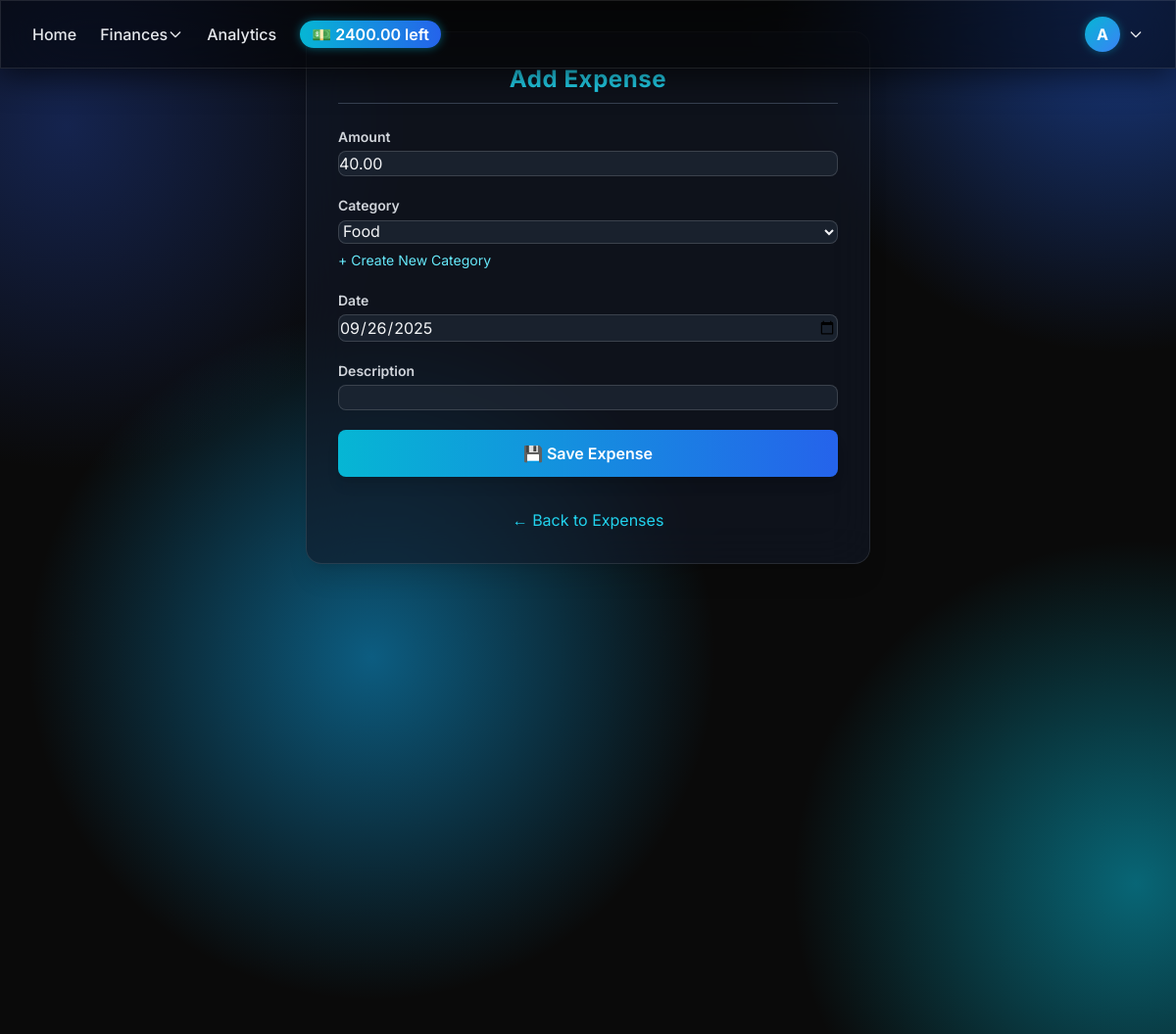
Page /expenses/edit/9/ (signed in) on the committed database.
### expenses/models.py (models this page shows)
class Expense(models.Model):
    user = models.ForeignKey(User, on_delete=models.CASCADE)
    amount = models.DecimalField(max_digits=10, decimal_places=2)
    category = models.ForeignKey(Category, on_delete=models.SET_NULL, null=True)
    date = models.DateField()
    description = models.CharField(max_length=255, blank=True)

### expenses/views.py (the view)
# urls.py: path('edit/<int:pk>/', views.expense_edit, name='expense_edit'),
@login_required
def expense_edit(request, pk):
    expense = get_object_or_404(Expense, pk=pk, user=request.user)
    if request.method == 'POST':
        form = ExpenseForm(request.POST, instance=expense)
        if form.is_valid():
            form.save()
            return redirect('expense_list')
    else:
        form = ExpenseForm(instance=expense)
    return render(request, 'expenses/expense_form.html', {'form': form})

### expenses/forms.py
class ExpenseForm(forms.ModelForm):
    class Meta:
        model = Expense
        fields = ['amount', 'category', 'date', 'description']
        widgets = {'date': forms.DateInput(attrs={'type': 'date'})}
    def __init__(self, *args, **kwargs):
        user = kwargs.pop('user', None)
        super().__init__(*args, **kwargs)
        if user:
            self.fields['category'].queryset = Category.objects.filter(models.Q(user=user) | models.Q(user__isnull=True))

### expenses/context_processors.py (called while the page is built)
def user_budget(request):
    if not request.user.is_authenticated:
        return {}
    try:
        budget = Budget.objects.get(user=request.user)
        budget_amount = budget.amount
        today = date.today()
        spent = Expense.objects.filter(
            user=request.user, date__year=today.year, date__month=today.month
        ).aggregate(Sum("amount"))["amount__sum"] or 0
        remaining = budget_amount - spent
    except Budget.DoesNotExist:
        budget_amount = None
        spent = None
        remaining = None
    return {
        "navbar_budget": budget_amount,
        "navbar_budget_spent": spent,
        "navbar_budget_remaining": remaining,
    }

### expenses/models.py (called while the page is built)
    def __str__(self):
        return self.name

### expenses/templates/expenses/expense_form.html (shortened to what this page needs)
{% extends 'base.html' %}
{% block content %}
<div class="min-h-screen flex flex-col justify-between text-gray-100">
    <div class="glass w-full max-w-xl mx-auto rounded-2xl shadow-xl p-8 space-y-6 bg-gray-900/60 backdrop-blur-xl border border-white/10">
        <h2 class="text-2xl font-bold text-cyan-400 text-center tracking-wide border-b border-gray-700 pb-2">
            Add Expense
        </h2>
        <form method="post" class="space-y-5">
            {% for field in form %}
                <div>
                    <label class="block text-sm font-semibold text-gray-300 mb-1">
                        {{ field.label }}
                    </label>
                    {{ field }}
                    {% if field.name == "category" %}
                        <div class="mt-1">
                            <a href="{% url 'category_add' %}" class="text-sm text-cyan-300 hover:underline">
                                + Create New Category
                            </a>
                        </div>
                    {% endif %}
                </div>
            {% endfor %}
            <button type="submit"
                class="w-full py-3 px-6 bg-gradient-to-r from-cyan-500 to-blue-600 hover:from-cyan-600 hover:to-blue-700 text-white font-semibold rounded-lg shadow-lg transition transform hover:scale-[1.02]">
                💾 Save Expense
            </button>
        </form>
        <div class="text-center pt-2">
            <a href="{% url 'expense_list' %}" class="text-cyan-400 hover:underline transition">
                ← Back to Expenses
            </a>
        </div>
    </div>
</div>
{% endblock %}

### expenses/templates/expenses/navbar.html (shortened to what this page needs)
<nav class="glass fixed top-0 left-0 w-full z-50
            bg-black/50 backdrop-blur-2xl border-b border-white/10
            shadow-[0_8px_32px_0_rgba(0,0,0,0.6)] transition-all">
  <div class="max-w-7xl mx-auto px-4 sm:px-6 lg:px-8">
    <div class="flex justify-between items-center py-4">
      <ul class="hidden md:flex space-x-6 text-gray-200 font-medium items-center">
        <li>
          <a href="{% url 'home' %}"
             class="transition duration-200 ease-in-out {% if request.resolver_match.url_name == 'home' %}text-cyan-400 border-b-2 border-cyan-400{% else %}hover:text-cyan-400{% endif %}">
             Home
          </a>
        </li>
        <li class="relative group">
          <button class="flex items-center space-x-1 transition duration-200 ease-in-out hover:text-cyan-400 {% if request.resolver_match.url_name in 'expense_list category_list manage_budget' %}text-cyan-400{% endif %}">
             Finances
            <svg class="w-4 h-4 transform group-hover:rotate-180 transition" fill="none" stroke="currentColor" stroke-width="2"
                 viewBox="0 0 24 24">
              <path stroke-linecap="round" stroke-linejoin="round" d="M19 9l-7 7-7-7"/>
            </svg>
          </button>
        </li>
        <li>
          <a href="{% url 'analytics' %}"
             class="transition duration-200 ease-in-out {% if request.resolver_match.url_name == 'analytics' %}text-cyan-400 border-b-2 border-cyan-400{% else %}hover:text-cyan-400{% endif %}">
              Analytics
          </a>
        </li>
        {% if user.is_authenticated and navbar_budget %}
          <li>
            <span id="budget-pill"
                  class="bg-gradient-to-r from-cyan-500 to-blue-600 text-white px-3 py-1 rounded-full font-semibold shadow-[0_0_10px_rgba(6,182,212,0.5)] cursor-pointer transition-all duration-300 ease-in-out"
                  title="Click to toggle">
              💵 {{ navbar_budget_remaining }} left
            </span>
          </li>
        {% endif %}
      </ul>
      <ul class="hidden md:flex items-center space-x-6 text-gray-200 font-medium">
        {% if user.is_authenticated %}
          <li class="relative group">
            <button class="flex items-center space-x-2 focus:outline-none">
              <div class="w-9 h-9 bg-gradient-to-br from-cyan-500 to-blue-500 rounded-full flex items-center justify-center text-white font-bold shadow-[0_0_8px_rgba(6,182,212,0.4)]">
                {{ user.username|first|upper }}
              </div>
              <svg class="w-4 h-4 transform group-hover:rotate-180 transition" fill="none" stroke="currentColor" stroke-width="2"
                   viewBox="0 0 24 24">
                <path stroke-linecap="round" stroke-linejoin="round" d="M19 9l-7 7-7-7"/>
              </svg>
            </button>
          </li>
        {% else %}
          <li><a href="{% url 'login' %}" class="hover:text-cyan-400 transition"> Login</a></li>
          <li><a href="{% url 'register' %}" class="hover:text-cyan-400 transition"> Register</a></li>
        {% endif %}
      </ul>
    </div>
  </div>
</nav>

### expenses/templates/base.html (style rules this page uses)
body { font-family: 'Inter', sans-serif; margin: 0; padding: 0; background: #0a0a0a; color: #e5e7eb; }
.glass { background: rgba(17, 25, 40, 0.7); backdrop-filter: blur(16px); -webkit-backdrop-filter: blur(16px); border: 1px solid rgba(255, 255, 255, 0.1); }
input, select, textarea { background: rgba(31, 41, 55, 0.7); color: #f9fafb; border-radius: 0.5rem; padding: 0.6rem 0.75rem; width: 100%; border: 1px solid rgba(255, 255, 255, 0.15); transition: all 0.2s ease; }

### rows in the picture
Expense: form "40.00" "Food" "09/26/2025"

### other values in the picture
{{ navbar_budget_remaining }} "2400.00"
{{ user.username|first|upper }} "A"
{{ field.label }} "Amount" "Category" "Date" "Description"
